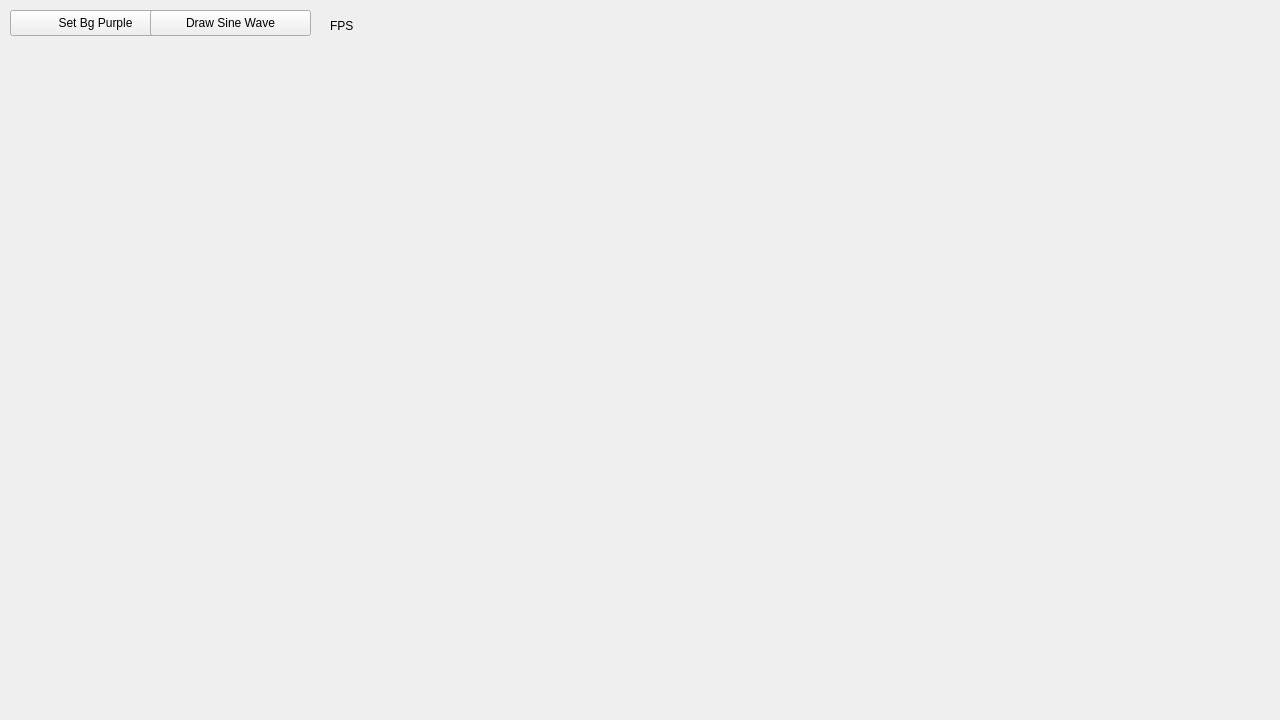
<?xml version="1.0" encoding="UTF-8"?>
<ui version="4.0">
 <class>MainWindow</class>
 <widget class="QMainWindow" name="MainWindow">
  <property name="geometry">
   <rect>
    <x>0</x>
    <y>0</y>
    <width>1280</width>
    <height>720</height>
   </rect>
  </property>
  <property name="windowTitle">
   <string>VM205 Oscilloscope</string>
  </property>
  <widget class="QWidget" name="centralwidget">
   <widget class="QPushButton" name="turn_bg_purple">
    <property name="geometry">
     <rect>
      <x>10</x>
      <y>10</y>
      <width>171</width>
      <height>26</height>
     </rect>
    </property>
    <property name="text">
     <string>Set Bg Purple</string>
    </property>
    <property name="autoRepeat">
     <bool>true</bool>
    </property>
   </widget>
   <widget class="QPushButton" name="drawSineWave">
    <property name="geometry">
     <rect>
      <x>150</x>
      <y>10</y>
      <width>161</width>
      <height>26</height>
     </rect>
    </property>
    <property name="text">
     <string>Draw Sine Wave</string>
    </property>
   </widget>
   <widget class="QCustomPlot" name="scopeDrawArea" native="true">
    <property name="geometry">
     <rect>
      <x>40</x>
      <y>70</y>
      <width>751</width>
      <height>461</height>
     </rect>
    </property>
   </widget>
   <widget class="QLabel" name="fps">
    <property name="geometry">
     <rect>
      <x>330</x>
      <y>10</y>
      <width>481</width>
      <height>31</height>
     </rect>
    </property>
    <property name="text">
     <string>FPS</string>
    </property>
   </widget>
  </widget>
 </widget>
 <customwidgets>
  <customwidget>
   <class>QCustomPlot</class>
   <extends>QWidget</extends>
   <header location="global">qcustomplot.h</header>
   <container>1</container>
  </customwidget>
 </customwidgets>
 <resources/>
 <connections/>
</ui>
